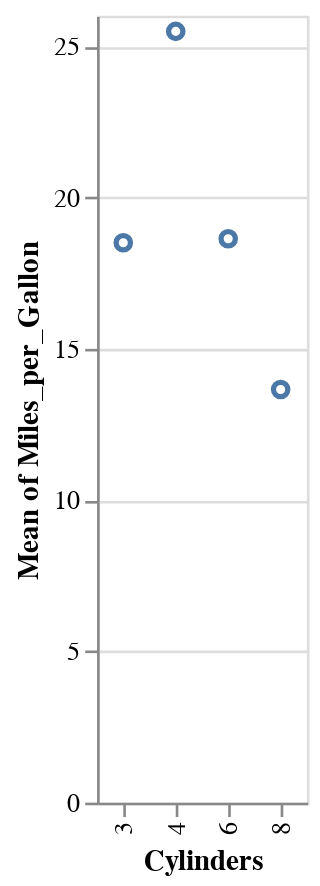

The code cell stored with this chart in its notebook:
### Code cell
alt.Chart(cars).mark_point().encode(
    alt.Y("mean(Miles_per_Gallon):Q"),
    alt.X("Cylinders:N")
).transform_filter("year(datum.Year) < 1975")

### Figure 1 — Vega-Lite specification as saved in the notebook (floating-point values rounded to 4 significant figures; data arrays with more than 128 entries replaced by an {"elided": "..."} marker saying what was removed)
{"config": {"view": {"continuousWidth": 300, "continuousHeight": 300}}, "data": {"name": "data-f02450ab61490a1363517a0190416235"}, "mark": {"type": "point"}, "encoding": {"x": {"field": "Cylinders", "type": "nominal"}, "y": {"aggregate": "mean", "field": "Miles_per_Gallon", "type": "quantitative"}}, "transform": [{"filter": "year(datum.Year) < 1975"}], "$schema": "https://vega.github.io/schema/vega-lite/v5.8.0.json", "datasets": {"data-f02450ab61490a1363517a0190416235": {"elided": "406 records"}}}
